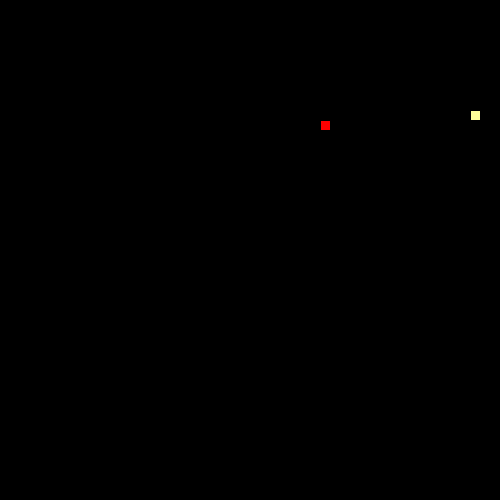
Frame 1 (no input)
Frame 60 (the mouse pressed at the canvas centre just before this capture): identical to frame 1, image omitted
Frame 120 (the mouse held since frame 60 and released just before this capture): identical to frame 1, image omitted

The Processing sketch that drew this single still picture (run headless with seeded random() and noise(); from frame 60 on, the mouse is pressed at the canvas centre):

// Processing sketch: SnakeRecipe
// ── SnakeRecipe.pde
// 1. Follow the recipe instructions inside the Segment class.

// The Segment class will be used to represent each part of the moving snake.

class Segment {

  //2. Create x and y member variables to hold the location of each segment.
  int x,y;
  // 3. Add a constructor with parameters to initialize each variable.
  Segment(int x,int y){
    this.x = x;
    this.y = y;
  }
  // 4. Add getter and setter methods for both the x and y member variables.
  public int getX() { return x; }
  public int getY() { return y; }
  public void setX(int cx) {
    x = cx; 
  }
  public void setY(int cy) {
    y = cy;
  }
}


// 5. Create (but do not initialize) a Segment variable to hold the head of the Snake
Segment head;

// 6. Create and initialize a String to hold the direction of your snake e.g. "up"
String dir = "";


// 7. Create and initialize a variable to hold how many pieces of food the snake has eaten.
// give it a value of 1 to start.
int foodEaten = 1;


// 8. Create and initialize foodX and foodY variables to hold the location of the food.
// (Hint: use the random method to set both the x and y to random locations within the screen size (500 by 500).)
//int foodX = ((int)random(50)*10);
int foodX = ((int)random(50))*10;
int foodY = ((int)random(50))*10;


void setup() {

  // 9. Set the size of your sketch (500 by 500).
  size(500, 500);
  // 10. initialize your head to a new segment.
  head = new Segment((int)random(50)*10,(int)random(50)*10);
  // 11. Use the frameRate(int rate) method to set the rate to 20.
  frameRate(20);
}


void draw() {

  background(0);


  //12. Call the manageTail, drawFood, drawSnake, move, and collision methods.
  manageTail();
  drawFood();
  drawSnake();
  move();
  collision();
}


// 13. Complete the drawFood method below. (Hint: each piece of food should be a 10 by 10 rectangle).

void drawFood() {
  fill(255,0,0);
  rect(foodX,foodY,10,10);
}


//14. Draw the snake head (use a 10 by 10 rectangle)

void drawSnake() {
  fill(255,255,153);
  rect(head.getX(),head.getY(),10,10);
  //test your code
}


// 15. Complete the move method below.

void move() {

  // 16. Using a switch statement, make your snake head move by 10 pixels in the correct direction.
  //This is an incomplete switch statement:
  
  switch(dir) {
  case "up":
    head.setY(head.getY() - 10);
    // move head up here 
    break;
  case "down":
    head.setY(head.getY() + 10);
    // move head down here 
    break;
  case "left":
    head.setX(head.getX() - 10);
   // figure it out 
    break;
  case "right":
    head.setX(head.getX() + 10);
    // mystery code goes here 
    break;
  }
  


  // 17. Call the checkBoundaries method to make sure the snake head doesn't go off the screen.
  checkBoundaries();
}


// 18. Complete the keyPressed method below. Use if statements to set your direction variable depending on what key is pressed.

void keyPressed() {
  println(keyCode);
  if(keyCode == 38 && dir != "down") dir = "up";
  if(keyCode == 40 && dir != "up") dir = "down";
  if(keyCode == 37 && dir != "right") dir = "left";
  if(keyCode == 39 && dir != "left") dir = "right";
}



// 19. check if your head is out of bounds (teleport your snake head to the other side).

void checkBoundaries() {
 if (head.getY() <= 0)
 {
   head.setY(490);
   dir = "up";
 }else if (head.getY() >= 500)
 {
   head.setY(10);
   dir = "down";
 }else if (head.getX() <= 0)
 {
   head.setX(490);
   dir = "left";
 }else if (head.getX() >= 500)
 {
   head.setX(10);
   dir = "right";
 }
}



//20. Make sure that the key for your current direction’s opposite doesn’t work(i.e. If you’re going up, down key shouldn’t work)



// 21. Complete the missing parts of the collision method below.

void collision() {

  // If the segment is colliding with a piece of food...
     // Increase the amount of food eaten and set foodX and foodY to new random locations.
  if (head.getX() == foodX && head.getY() == foodY)
  {
    foodEaten++;
    foodX = ((int)random(50)) * 10;
    foodY = ((int)random(50)) * 10;
  }
}



/**
 
 ** Part 2: making the tail (the rest of the snake)
 
 **/

//  1. Create and initialize an ArrayList of Segments. (This will be your snake tail!)
ArrayList<Segment> tail = new ArrayList<Segment>();

// 2. Complete the missing parts of the manageTail method below and call it in the draw method.

void manageTail() {

  //Call the drawTail and checkTailCollision methods.
  drawTail();
  checkTailCollision();
  
  // Add a new Segment to your ArrayList that has the same X and Y as the head of your snake.
  tail.add(new Segment(head.getX(),head.getY()));
  // To keep your tail the right length:
  // while the tail size is greater than the number of food pieces eaten, remove the first Segment in your tail.
  while (tail.size() > foodEaten)
  {
    tail.remove(0);
  }
}

void drawTail() {
    // Draw a 10 by 10 rectangle for each Segment in your snake ArrayList.
  for (Segment s : tail)
  {
    rect(s.getX(),s.getY(),10,10);
  }
}


// 3. Complete the missing parts of the bodyCollision method below.

void checkTailCollision() {

  // If your head has the same location as one of your segments...
  for (Segment s : tail)
  if (head.getX() == s.getX() && head.getY() == s.getY())
  {
     foodEaten = 1;
  }
  // reset your food variable

  //Call this method at the beginning of your manageTail method.
}
